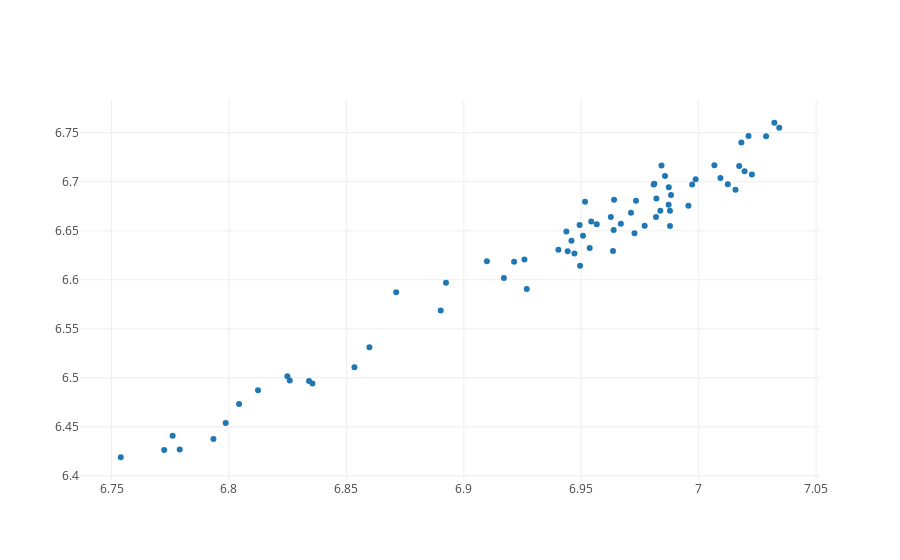

Here is the notebook cell this chart was saved with:
### Code cell
trace = go.Scatter(
    x = b['test'],
    y = b['val'],
    text='F-'+b['full'].astype(str) + 'D-' + b['drop'].astype(str) + '-L' + b['lag'].astype(str), 
    mode = 'markers'
)
py.iplot([trace], filename='basic-scatter')
